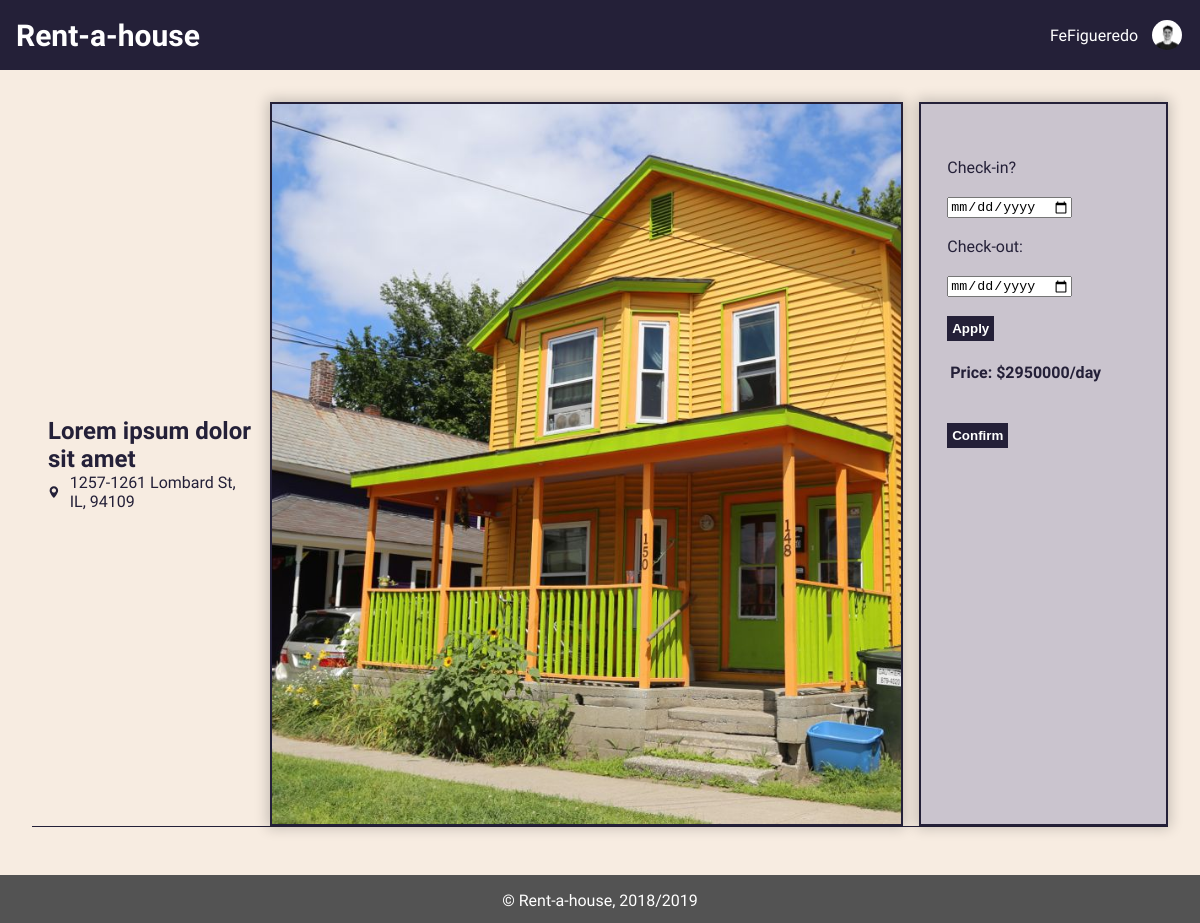
/pages/rental.php?id=3 (signed in), run on the app's committed database.
### tables this page shows
CREATE TABLE house (
  id INTEGER PRIMARY KEY AUTOINCREMENT,
  type VARCHAR,
  room INTEGER,
  bathroom INTEGER,
  price DOUBLE,
  published DATE,
  address VARCHAR, 
  location VARCHAR,
  state VARCHAR,
  postCode VARCHAR,  
  description VARCHAR,
  title VARCHAR,
  owner VARCHAR REFERENCES user
);

CREATE TABLE houseimages (
  id INTEGER PRIMARY KEY AUTOINCREMENT,
  houseID integer REFERENCES house,
  image VARCHAR
);

### database/db_utils.php (called while the page is built, shortened)
<?php
    include_once('connection.php');
    function getHouse($id){
        global $db;
        $stmt = $db->prepare("SELECT * FROM house WHERE id='".$id."'");
        $stmt->execute();
        $aux = $stmt->fetch();
        return $aux;
    }
    function getHouseImages($houseID){
        global $db;
        $stmt = $db->prepare("SELECT * FROM houseimages  WHERE houseID = '".$houseID."'");
        $stmt->execute();
        $aux = $stmt->fetchAll();
        return $aux;
    }
?>

### pages/rental.php (the view, shortened to what this page needs)
<?php
    include_once('../templates/templates.php');
    include_once('../database/connection.php');
    include_once('../database/db_utils.php');
    if(isset($_GET['id'])){
        $id = $_GET['id'];
        $house = getHouse($id);
    }
    $images = getHouseImages($id);
?>
    <article class="house-body">
        <div id="house-header">
                <div id="house-title">
                    <h2><?=$house["title"]?></h2>
                    <div id="house-location">
                        <p><?=$house["address"].", ".$house["state"].", ".$house["postCode"]?></p>
                    </div>
                </div>
                <section id="house-image-contact">
                    <img  src="../images/houses/<?=$images[0]['image']?>" alt="HouseImg">
                    <div id="house-contact-owner">
                    <?php
                        $priceDay = $house["price"];
                    ?>
                    <div id="rental_info">
                        <br><br><label>Check-in?</label><br><br>
                        <input type="date" name="checkin" id="checkin">
                        <br><br><label>Check-out:</label><br><br>
                        <input type="date" name="checkout" id="checkout">
                        <br><br><?php echo "<button type='button' onclick='date($priceDay)' id='button' class='utils-btn'>";?>Apply</button><br><br>
                        <table id="table">
                            <tr><th>Price:</th><th>$<?=$house["price"]?>/day</th></tr>
                        </table>
                        <br><br><button class="utils-btn">Confirm</button>
                    </div>
                    </div>
                </section>
        </div>
    </article>

### css/style.css (style rules this page uses)
:root { --main-color-1: #242038; --main-color-2: #725AC1; --main-color-3: #8D86C9; --main-color-4: #CAC4CE; --main-color-5: #F7ECE1; --main-color-6: white; --main-color-7: rgba(0,0,0,.2); --main-color-8: black; --main-color-9: rgb(83, 83, 83); --error: rgb(245, 89, 71); --success: rgb(75,181,67); }
html { margin: 0; padding: 0; width: 100%; }
body { display: flex; flex-direction: column; font-family: 'Exo 2', sans-serif; background-color: var(--main-color-5); color: var(--main-color-1); margin: 0; padding: 0; min-height: 100vh; width: 100%; }
#rental_info { padding-left: 5%; }
.utils-btn { background-color:var(--main-color-1); display:inline-block; cursor:pointer; color:var(--main-color-6); font-weight:bold; padding: 5px; text-decoration:none; border: none; transition: background-color 0.5s; position: relative; }
.house-body { flex: auto; padding: 2em; display: flex; flex-direction: column; }
#house-header { display: flex; flex-direction: row; border-bottom: 1px solid var(--main-color-1); margin-bottom: 1em; }
#house-title { padding: 1em; border-radius: 10px; margin: auto auto auto 0; float: right; }
#house-title h2 { margin: auto; color: var(--main-color-1) }
#house-title p { color: var(--main-color-1); margin: auto 0; }
#house-location { margin: auto; display: flex; flex-direction: row; vertical-align: middle; }
#house-location svg { fill: var(--main-color-1); width: 15px; margin-right: 10px; }
#house-image-contact { display: flex; flex-direction: row; }
#house-image-contact>img { border: 2px solid var(--main-color-1); margin: auto auto auto 0; float: left; width: 70%; height: 45em; vertical-align: middle; object-fit: cover; box-shadow: 0 0 0.8rem 0.2rem var(--main-color-7); margin-right: 1em; }
#house-contact-owner { border: 2px solid var(--main-color-1); float: right; margin: 0 0 0 auto; display: flex; flex-direction: column; background-color: var(--main-color-4); width: 25%; padding: 1em; box-shadow: 0 0 0.8rem 0.2rem var(--main-color-7); }

### data on the page
house: title "Lorem ipsum dolor sit amet", address "1257-1261 Lombard St", state "IL", postCode "94109", price "2950000"
houseimages: image (picture)

### other printed values
$_SESSION['username'] "FeFigueredo"
